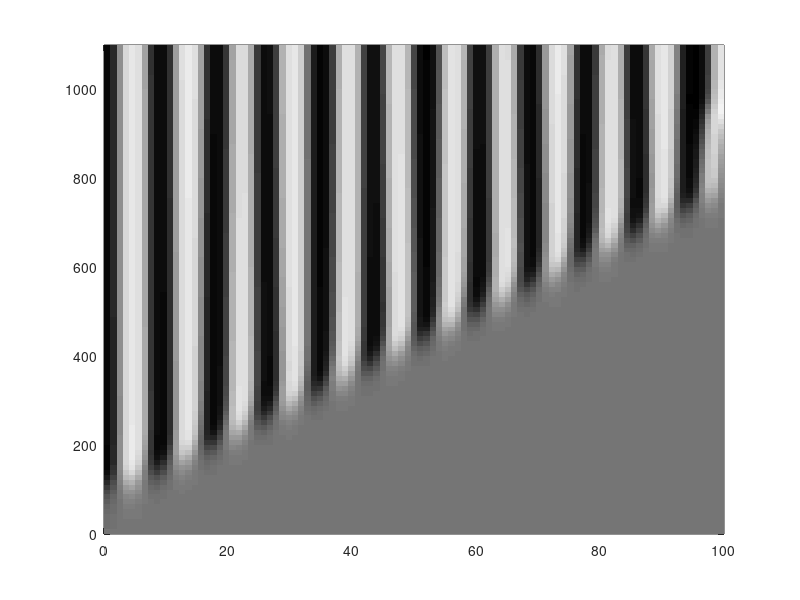

Recreate this plot in MATLAB. (Note: this script raises an error after producing the figure.)
% model parameters
a = .5;
kappa = .1;
gamma = 1;

% simulation parameters
dt = .1; T = 1100;
dx = 1;
numsteps = T/dt;
N = 100;

% initial conditions
C0 = zeros(N,1);
E0 = a*ones(N,1); E0(1,1) = E0(1,1) + .01;

% initialize the matrices
C = zeros(N,numsteps); E = zeros(N,numsteps);
C(:,1) = C0; E(:,1) = E0;

% construct calculation matrix
uDiag = [0; ones(N-1,1)];
cDiag = [-1;-2*ones(N-2,1);-1];
lDiag = [ones(N-1,1); 0];
B = [uDiag, cDiag, lDiag];
d = [1; 0; -1];
L = spdiags(B, d, N, N)*dt/(2*dx^2);

[L_C, U_C, ~] = lu(speye(N)-L);
[L_E, U_E, ~] = lu(speye(N)-kappa*L);

M_C = (speye(N)+L);
M_E = (speye(N)+kappa*L);

%Explicit Euler Method
for i=2:numsteps
    % domain interior
    f = E(:,i-1).*(1-E(:,i-1)).*(E(:,i-1)-a)+gamma*C(:,i-1);
    C(:,i) = U_C\(L_C\(M_C*C(:,i-1)-f*dt));
    E(:,i) = U_E\(L_E\(M_E*E(:,i-1)+f*dt));
end

figure
pcolor(linspace(0,dx*N,N),linspace(0,dt*numsteps,100),C(:,1:floor(end/100):end)')
shading flat
colormap gray
drawnow
    
animate(C,E,dx)